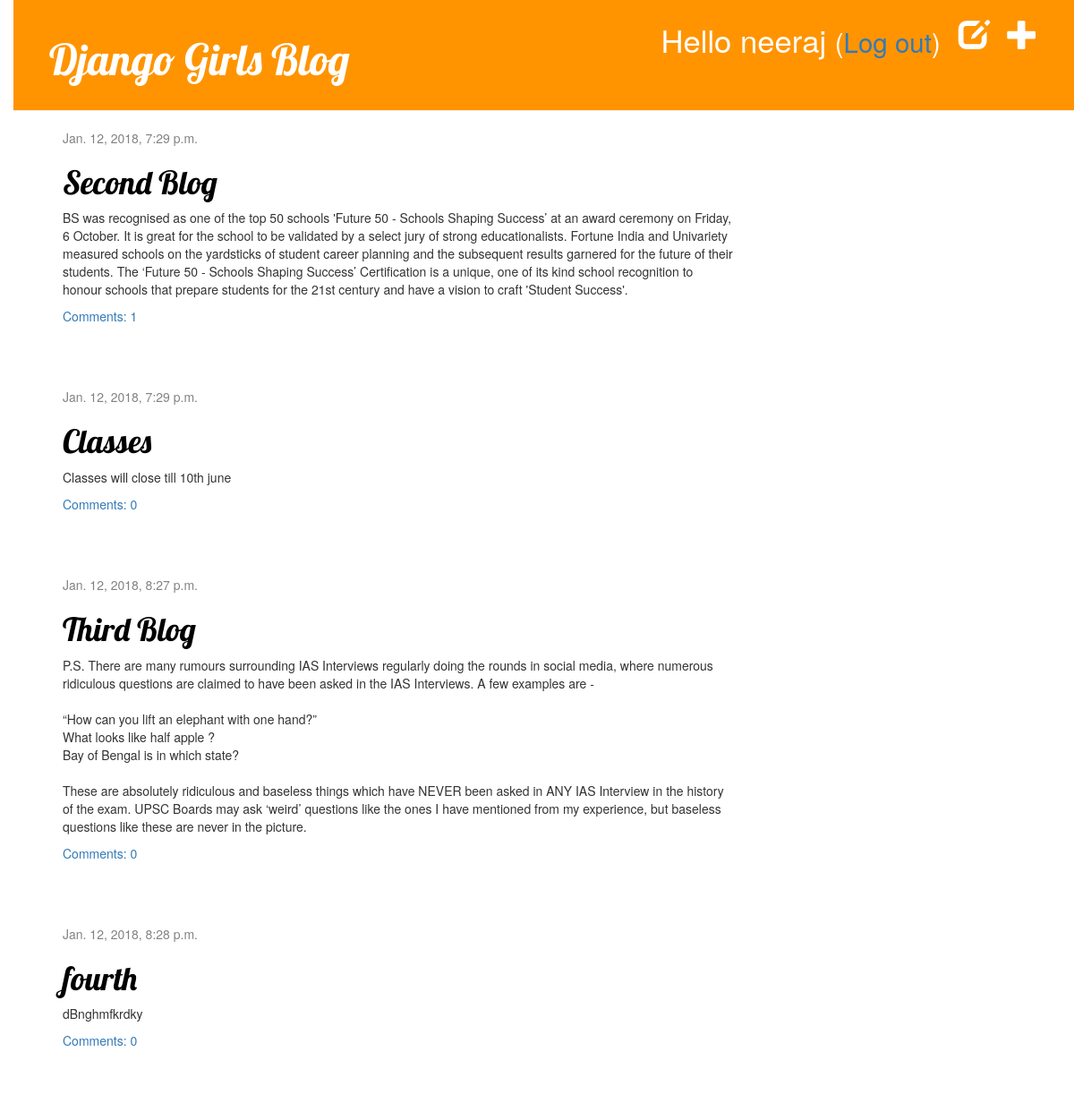
The app's page / (signed in) with its own data.
### blog/models.py (models this page shows, shortened)
class Post(models.Model):
    author = models.ForeignKey('auth.User')
    title = models.CharField(max_length=200)
    text = models.TextField()
    created_date = models.DateTimeField(
            default=timezone.now)
    published_date = models.DateTimeField(
            blank=True, null=True)
    def approved_comments(self):
        return self.comments.filter(approved_comment=True)

### blog/views.py (the view)
# urls.py: url(r'^$', views.post_list, name='post_list'),
def post_list(request):
    posts = Post.objects.filter(published_date__lte=timezone.now()).order_by('published_date')
    return render(request, 'blog/post_list.html' ,{'posts': posts})

### blog/templates/blog/post_list.html
{% extends 'blog/base.html' %}
{% block content %}
    {% for post in posts %}
        <div class="post">
            <div class="date">
                {{ post.published_date }}
            </div>
            <h1><a href="{% url 'post_detail' pk=post.pk %}">{{ post.title }}</a></h1>
            <p>{{ post.text|linebreaksbr }}</p>
            <a href="{% url 'post_detail' pk=post.pk %}">Comments: {{ post.approved_comments.count }}</a>
        </div>
    {% endfor %}
{% endblock %}

### blog/templates/blog/base.html (shortened to what this page needs)
{% load staticfiles %}
<html>
    <head>
        <link rel="stylesheet" href="//maxcdn.bootstrapcdn.com/bootstrap/3.2.0/css/bootstrap.min.css">
        <link rel="stylesheet" href="//maxcdn.bootstrapcdn.com/bootstrap/3.2.0/css/bootstrap-theme.min.css">
        <link rel="stylesheet" href="{% static 'css/blog.css' %}">
    </head>
    <body>
    <div class="page-header">
    {% if user.is_authenticated %}
        <a href="{% url 'post_new' %}" class="top-menu"><span class="glyphicon glyphicon-plus"></span></a>
        <a href="{% url 'post_draft_list' %}" class="top-menu"><span class="glyphicon glyphicon-edit"></span></a>
        <p class="top-menu">Hello {{ user.username }} <small>(<a href="{% url 'logout' %}">Log out</a>)</small></p>
    {% else %}
        <a href="{% url 'login' %}" class="top-menu"><span class="glyphicon glyphicon-lock"></span></a>
    {% endif %}
    <h1><a href="/">Django Girls Blog</a></h1>
</div>
    <div class="content container">
        <div class="row">
            <div class="col-md-8">
            {% block content %}
            {% endblock %}
            </div>
        </div>
    </div>
</body>
</html>

### blog/static/css/blog.css (style rules this page uses)
h1 a { color: #FCA205; font-family: 'Lobster'; }
body { padding-left: 15px; }
.page-header { background-color: #ff9400; margin-top: 0; padding: 20px 20px 20px 40px; }
.page-header h1, .page-header h1 a, .page-header h1 a:visited, .page-header h1 a:active { color: #ffffff; font-size: 36pt; text-decoration: none; }
.content { margin-left: 40px; }
h1, h2, h3, h4 { font-family: 'Lobster', cursive; }
.date { color: #828282; }
.top-menu, .top-menu:hover, .top-menu:visited { color: #ffffff; float: right; font-size: 26pt; margin-right: 20px; }
.post { margin-bottom: 70px; }
.post h1 a, .post h1 a:visited { color: #000000; }

### records on screen
Post: published_date "Jan. 12, 2018, 7:29 p.m.", title "Second Blog", text "BS was recognised as one of the top 50 schools 'Future 50 - Schools Shaping Success’ at an award ceremony on Friday, 6 October. It is great for the school to be validated by a select jury of strong educationalists. Fortune India and Univariety measured schools on the yardsticks of student career planning and the subsequent results garnered for the future of their students. The ‘Future 50 - Schools Shaping Success’ Certification is a unique, one of its kind school recognition to honour schools that prepare students for the 21st century and have a vision to craft 'Student Success'.", approved_comments.count "1"
Post: published_date "Jan. 12, 2018, 7:29 p.m.", title "Classes", text "Classes will close till 10th june", approved_comments.count "0"
Post: published_date "Jan. 12, 2018, 8:27 p.m.", title "Third Blog", text "P.S. There are many rumours surrounding IAS Interviews regularly doing the rounds in social media, where numerous ridiculous questions are claimed to have been asked in the IAS Interviews. A few examples are - “How can you lift an elephant with one hand?” What looks like half apple ? Bay of Bengal is in which state? These are absolutely ridiculous and baseless things which have NEVER been asked in ANY IAS Interview in the history of the exam. UPSC Boards may ask ‘weird’ questions like the ones I have mentioned from my experience, but baseless questions like these are never in the picture.", approved_comments.count "0"
Post: published_date "Jan. 12, 2018, 8:28 p.m.", title "fourth", text "dBnghmfkrdky", approved_comments.count "0"

### other values on screen
{{ user.username }} "neeraj"
